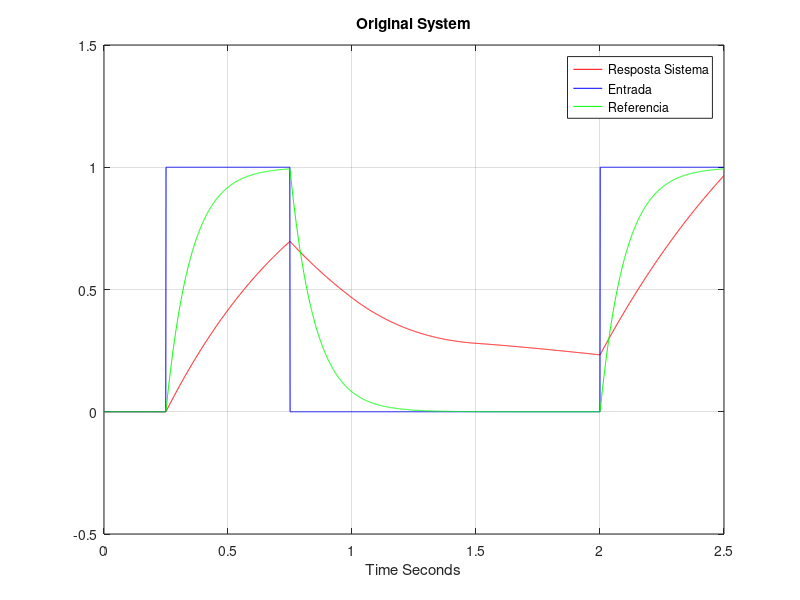
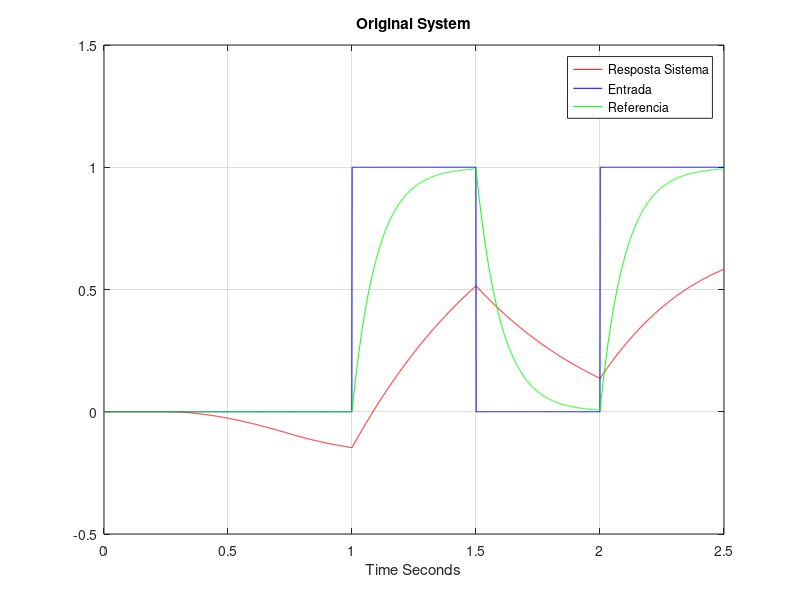
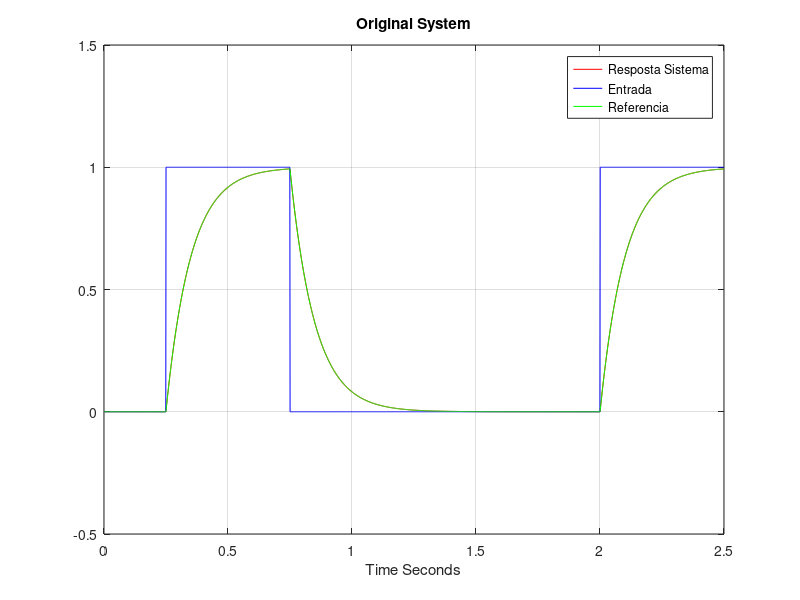
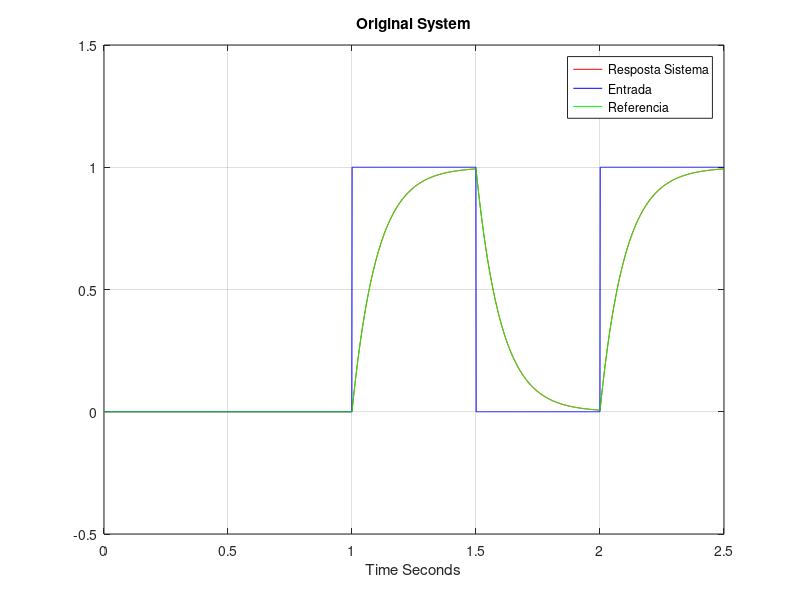

Write the MATLAB code that produced these figures, in order.
%% Limpar tela, console e variáveis
clc;
clear all;
close all;
%% Declaração sistema e modelo de referência
t = linspace(0,2.5,2500);
u1 = [zeros(250,1); ones(500,1); zeros(1250,1); ones(500,1)];
u2 = [zeros(1000,1); ones(500,1); zeros(500,1); ones(500,1)];
s = tf('s');

G11 = ((2*s+1)/(s^2 + 2*s +1));
G12 = 1/(s^2 + 2*s +1);
G21 = -1/(s^2 + 2*s +1);
G22 = (2*s+1)/(s^2 + 2*s +1);
Wm11 = 10/(s+10);
Wm12 = 0;
Wm21 = 0;
Wm22 = 10/(s+10);


G = [G11 G12; G21 G22];
Wm = [Wm11 Wm12; Wm21 Wm22];
%% Declaração matrizes theta
theta11 = [-0.5571 -0.5000;0.5000 -0.5571];
theta12 = [-0.2143 -1.5286;1.5286 -0.2143];
theta13 = [0.1571 -0.8429;0.8429 0.1571];
theta21 = [-0.1857 0;0 -0.1857];
theta22 = [-0.3714 0;0 -0.3714];
theta23 = [-0.1857 0;0 -0.1857];
theta31 = [-3.9714 0;0 -3.9714];

%% Declaração de Y a partir de G e thetas
C0 = 5*eye(2);
Lambda = (s+1)^3;
theta1 = s^2*theta11 + s*theta12 + theta13;
theta2 = s^2*theta21 + s*theta22 + theta23;
theta1 = theta1/Lambda;
theta2 = theta2/Lambda;
Y = G*inv(eye(2) - theta31*G - theta2*G - theta1)*C0;


%% Declaração matrizes theta

figure(1)
[Y1, Tsim, X1] = lsim(G11,u1,t);
[Y2, Tsim, X2] = lsim(G12,u2,t);
[Ym1, Tsim, Xm1] = lsim(Wm11,u1,t);
plot(Tsim,Y1+Y2,'-r');
hold on;
plot(Tsim,u1,'-b');
plot(Tsim,Ym1,'-g');
legend('Resposta Sistema','Entrada','Referencia')
xlim([0 2.5]);
ylim([-0.5 1.5]);
grid on;
xlabel('Time Seconds');
title('Original System');


figure(2)
[Y1, Tsim, X1] = lsim(G21,u1,t);
[Y2, Tsim, X2] = lsim(G22,u2,t);
[Ym2, Tsim, Xm2] = lsim(Wm22,u2,t);
plot(Tsim,Y1+Y2,'-r');
hold on;
plot(Tsim,u2,'-b');
plot(Tsim,Ym2,'-g');
legend('Resposta Sistema','Entrada','Referencia')
xlim([0 2.5]);
ylim([-0.5 1.5]);
grid on;
xlabel('Time Seconds');
title('Original System');

figure(3)
[Y1, Tsim, X1] = lsim(Y(1,1),u1,t);
[Ym2, Tsim, Xm2] = lsim(Wm11,u1,t);
plot(Tsim,Y1,'-r');
hold on;
plot(Tsim,u1,'-b');
plot(Tsim,Ym2,'-g');
legend('Resposta Sistema','Entrada','Referencia')
xlim([0 2.5]);
ylim([-0.5 1.5]);
grid on;
xlabel('Time Seconds');
title('Original System');

figure(4)
[Y1, Tsim, X1] = lsim(Y(2,2),u2,t);
[Ym2, Tsim, Xm2] = lsim(Wm11,u2,t);
plot(Tsim,Y1,'-r');
hold on;
plot(Tsim,u2,'-b');
plot(Tsim,Ym2,'-g');
legend('Resposta Sistema','Entrada','Referencia')
xlim([0 2.5]);
ylim([-0.5 1.5]);
grid on;
xlabel('Time Seconds');
title('Original System');

